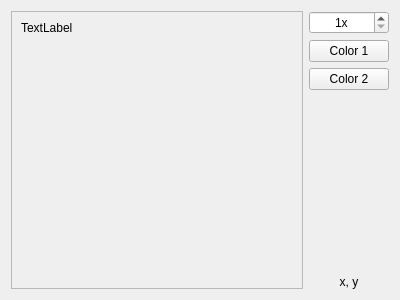
<?xml version="1.0" encoding="UTF-8"?>
<ui version="4.0">
 <class>WidgetBitmapEditor</class>
 <widget class="QWidget" name="WidgetBitmapEditor">
  <property name="geometry">
   <rect>
    <x>0</x>
    <y>0</y>
    <width>400</width>
    <height>300</height>
   </rect>
  </property>
  <property name="windowTitle">
   <string>Form</string>
  </property>
  <layout class="QHBoxLayout" name="horizontalLayout">
   <item>
    <widget class="QScrollArea" name="scrollArea">
     <property name="widgetResizable">
      <bool>true</bool>
     </property>
     <widget class="QWidget" name="scrollAreaWidgetContents">
      <property name="geometry">
       <rect>
        <x>0</x>
        <y>0</y>
        <width>287</width>
        <height>280</height>
       </rect>
      </property>
      <layout class="QHBoxLayout" name="horizontalLayout_2">
       <item>
        <widget class="QLabel" name="label">
         <property name="sizePolicy">
          <sizepolicy hsizetype="Expanding" vsizetype="Preferred">
           <horstretch>0</horstretch>
           <verstretch>0</verstretch>
          </sizepolicy>
         </property>
         <property name="mouseTracking">
          <bool>true</bool>
         </property>
         <property name="text">
          <string>TextLabel</string>
         </property>
         <property name="alignment">
          <set>Qt::AlignLeading|Qt::AlignLeft|Qt::AlignTop</set>
         </property>
        </widget>
       </item>
      </layout>
     </widget>
    </widget>
   </item>
   <item>
    <layout class="QVBoxLayout" name="verticalLayout">
     <property name="sizeConstraint">
      <enum>QLayout::SetFixedSize</enum>
     </property>
     <item>
      <widget class="QSpinBox" name="spinBoxScale">
       <property name="alignment">
        <set>Qt::AlignCenter</set>
       </property>
       <property name="suffix">
        <string>x</string>
       </property>
       <property name="prefix">
        <string/>
       </property>
       <property name="minimum">
        <number>1</number>
       </property>
       <property name="maximum">
        <number>50</number>
       </property>
      </widget>
     </item>
     <item>
      <widget class="QPushButton" name="pushButtonColor1">
       <property name="text">
        <string>Color 1</string>
       </property>
      </widget>
     </item>
     <item>
      <widget class="QPushButton" name="pushButtonColor2">
       <property name="text">
        <string>Color 2</string>
       </property>
      </widget>
     </item>
     <item>
      <spacer name="verticalSpacer">
       <property name="orientation">
        <enum>Qt::Vertical</enum>
       </property>
       <property name="sizeHint" stdset="0">
        <size>
         <width>20</width>
         <height>40</height>
        </size>
       </property>
      </spacer>
     </item>
     <item>
      <widget class="QLabel" name="labelCoordinates">
       <property name="text">
        <string>x, y</string>
       </property>
       <property name="alignment">
        <set>Qt::AlignCenter</set>
       </property>
      </widget>
     </item>
    </layout>
   </item>
  </layout>
 </widget>
 <resources/>
 <connections/>
</ui>
